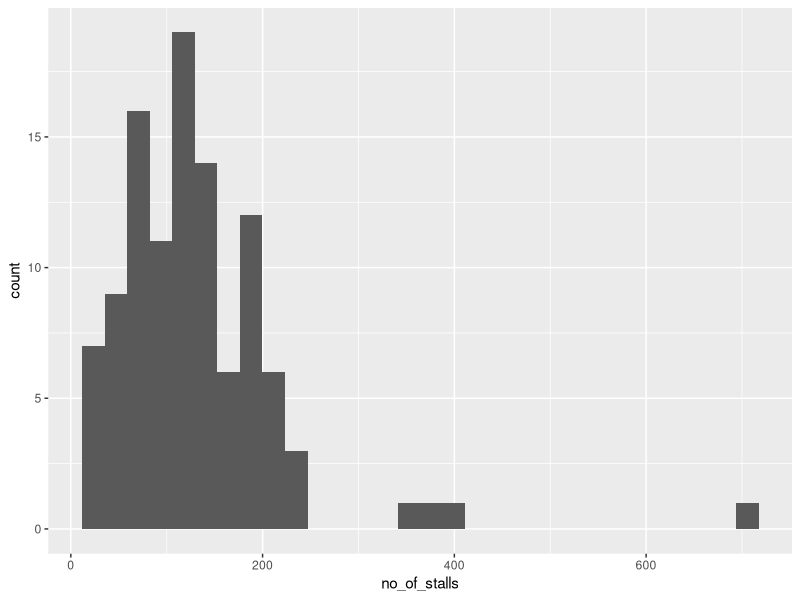

R code for this plot:
## ---- chunk 1
knitr::opts_chunk$set(echo = TRUE)
## ---- chunk 2
library('tidyverse')
## ---- chunk 3
HDBCarparkInformation <- read_csv("../data/HDBCarparkInformation.csv")
## ---- chunk 4
head(HDBCarparkInformation$address, 10)
## ---- chunk 5
HDBCarparkInformation[1, ]
HDBCarparkInformation[1:5, ]
HDBCarparkInformation[c(10, 25, 50), ]
## ---- chunk 6
daily_carpark <- subset(HDBCarparkInformation, night_parking == 'NO')
mean(HDBCarparkInformation$gantry_height)
mean(daily_carpark$gantry_height)
## ---- chunk 7
summary(HDBCarparkInformation$gantry_height)
## ---- chunk 8
table(HDBCarparkInformation$gantry_height)
## ---- chunk 9
c <- subset(HDBCarparkInformation, gantry_height<9.99)
d <- subset(c, gantry_height>0)
table(d$gantry_height)
## ---- chunk 10
e <- subset(HDBCarparkInformation, gantry_height<9.99 & gantry_height>0)
table(e$gantry_height)
## ---- chunk 11
f <- subset(HDBCarparkInformation, gantry_height != 9.99 & gantry_height != 0)
table(f$gantry_height)
mean(f$gantry_height)
## ---- chunk 12
ListofGovernmentMarketsHawkerCentres <- read_csv("../data/ListofGovernmentMarketsHawkerCentres.csv")
## ---- chunk 13
table(ListofGovernmentMarketsHawkerCentres$type_of_centre)
count <- subset(ListofGovernmentMarketsHawkerCentres, type_of_centre != 'MHC')
count(count)
## ---- chunk 14
count_HC <- subset(ListofGovernmentMarketsHawkerCentres, type_of_centre == 'HC')
count_MK <- subset(ListofGovernmentMarketsHawkerCentres, type_of_centre == 'MK')
join <- bind_rows(count_HC, count_MK)
summary(join)
count(join)
## ---- chunk 15
num_of_stall <- (ListofGovernmentMarketsHawkerCentres$no_of_stalls)
sum_of_stall <- sum(num_of_stall)
average <- sum_of_stall/num_of_stall
## ---- chunk 16
nrow(ListofGovernmentMarketsHawkerCentres)
summary(ListofGovernmentMarketsHawkerCentres$no_of_stalls)
## ---- chunk 17
table(ListofGovernmentMarketsHawkerCentres$no_of_stalls)
mean(ListofGovernmentMarketsHawkerCentres$no_of_stalls)
max(ListofGovernmentMarketsHawkerCentres$no_of_stalls)
## ---- chunk 18
larger_centers <- subset(ListofGovernmentMarketsHawkerCentres, no_of_stalls >= 400)
nrow(larger_centers)
larger_centers$name_of_centre
## ---- chunk 19
ggplot(data=ListofGovernmentMarketsHawkerCentres, mapping = aes(x=no_of_stalls)) + geom_histogram()
